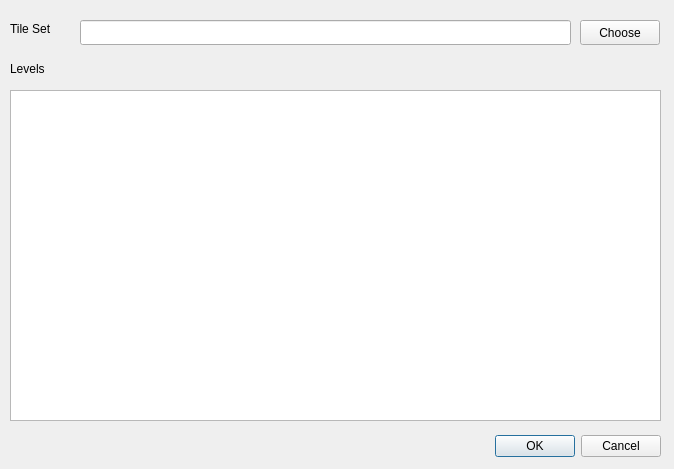
<?xml version="1.0" encoding="UTF-8"?>
<ui version="4.0">
 <class>SettingsWindow</class>
 <widget class="QDialog" name="SettingsWindow">
  <property name="geometry">
   <rect>
    <x>0</x>
    <y>0</y>
    <width>674</width>
    <height>469</height>
   </rect>
  </property>
  <property name="windowTitle">
   <string>Settings</string>
  </property>
  <widget class="QDialogButtonBox" name="buttonBox">
   <property name="geometry">
    <rect>
     <x>10</x>
     <y>430</y>
     <width>651</width>
     <height>32</height>
    </rect>
   </property>
   <property name="orientation">
    <enum>Qt::Horizontal</enum>
   </property>
   <property name="standardButtons">
    <set>QDialogButtonBox::Cancel|QDialogButtonBox::Ok</set>
   </property>
  </widget>
  <widget class="QLabel" name="label">
   <property name="geometry">
    <rect>
     <x>10</x>
     <y>20</y>
     <width>54</width>
     <height>17</height>
    </rect>
   </property>
   <property name="text">
    <string>Tile Set</string>
   </property>
  </widget>
  <widget class="QLineEdit" name="lineEdit">
   <property name="geometry">
    <rect>
     <x>80</x>
     <y>20</y>
     <width>491</width>
     <height>25</height>
    </rect>
   </property>
  </widget>
  <widget class="QPushButton" name="pushButton">
   <property name="geometry">
    <rect>
     <x>580</x>
     <y>20</y>
     <width>80</width>
     <height>25</height>
    </rect>
   </property>
   <property name="text">
    <string>Choose</string>
   </property>
  </widget>
  <widget class="QTableView" name="tableView">
   <property name="geometry">
    <rect>
     <x>10</x>
     <y>90</y>
     <width>651</width>
     <height>331</height>
    </rect>
   </property>
  </widget>
  <widget class="QLabel" name="label_2">
   <property name="geometry">
    <rect>
     <x>10</x>
     <y>60</y>
     <width>54</width>
     <height>17</height>
    </rect>
   </property>
   <property name="text">
    <string>Levels</string>
   </property>
  </widget>
 </widget>
 <resources/>
 <connections>
  <connection>
   <sender>buttonBox</sender>
   <signal>accepted()</signal>
   <receiver>SettingsWindow</receiver>
   <slot>accept()</slot>
   <hints>
    <hint type="sourcelabel">
     <x>248</x>
     <y>254</y>
    </hint>
    <hint type="destinationlabel">
     <x>157</x>
     <y>274</y>
    </hint>
   </hints>
  </connection>
  <connection>
   <sender>buttonBox</sender>
   <signal>rejected()</signal>
   <receiver>SettingsWindow</receiver>
   <slot>reject()</slot>
   <hints>
    <hint type="sourcelabel">
     <x>316</x>
     <y>260</y>
    </hint>
    <hint type="destinationlabel">
     <x>286</x>
     <y>274</y>
    </hint>
   </hints>
  </connection>
 </connections>
</ui>
